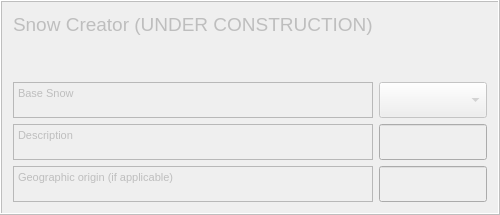
    <widget class="QFrame" name="framet">
     <property name="enabled">
      <bool>false</bool>
     </property>
     <property name="sizePolicy">
      <sizepolicy hsizetype="Preferred" vsizetype="Preferred">
       <horstretch>0</horstretch>
       <verstretch>0</verstretch>
      </sizepolicy>
     </property>
     <property name="maximumSize">
      <size>
       <width>5000</width>
       <height>16777215</height>
      </size>
     </property>
     <property name="frameShape">
      <enum>QFrame::Box</enum>
     </property>
     <property name="frameShadow">
      <enum>QFrame::Raised</enum>
     </property>
     <layout class="QGridLayout" name="gridLayout_2">
      <item row="4" column="1">
       <widget class="QgsFilterLineEdit" name="textEditOrig">
        <property name="sizePolicy">
         <sizepolicy hsizetype="Preferred" vsizetype="Preferred">
          <horstretch>0</horstretch>
          <verstretch>0</verstretch>
         </sizepolicy>
        </property>
        <property name="maximumSize">
         <size>
          <width>16777215</width>
          <height>36</height>
         </size>
        </property>
        <property name="qgisRelation" stdset="0">
         <string notr="true"/>
        </property>
       </widget>
      </item>
      <item row="3" column="0">
       <widget class="QTextBrowser" name="textBrowserDesc">
        <property name="sizePolicy">
         <sizepolicy hsizetype="Preferred" vsizetype="Preferred">
          <horstretch>0</horstretch>
          <verstretch>0</verstretch>
         </sizepolicy>
        </property>
        <property name="maximumSize">
         <size>
          <width>500</width>
          <height>36</height>
         </size>
        </property>
        <property name="html">
         <string>&lt;!DOCTYPE HTML PUBLIC &quot;-//W3C//DTD HTML 4.0//EN&quot; &quot;http://www.w3.org/TR/REC-html40/strict.dtd&quot;&gt;
&lt;html&gt;&lt;head&gt;&lt;meta name=&quot;qrichtext&quot; content=&quot;1&quot; /&gt;&lt;style type=&quot;text/css&quot;&gt;
p, li { white-space: pre-wrap; }
&lt;/style&gt;&lt;/head&gt;&lt;body style=&quot; font-family:'MS Shell Dlg 2'; font-size:12pt; font-weight:400; font-style:normal;&quot;&gt;
&lt;p style=&quot; margin-top:0px; margin-bottom:0px; margin-left:0px; margin-right:0px; -qt-block-indent:0; text-indent:0px;&quot;&gt;&lt;span style=&quot; font-size:8pt;&quot;&gt;Description&lt;/span&gt;&lt;/p&gt;&lt;/body&gt;&lt;/html&gt;</string>
        </property>
       </widget>
      </item>
      <item row="0" column="0">
       <widget class="QLabel" name="label_46">
        <property name="text">
         <string>&lt;!DOCTYPE HTML PUBLIC &quot;-//W3C//DTD HTML 4.0//EN&quot; &quot;http://www.w3.org/TR/REC-html40/strict.dtd&quot;&gt;
&lt;html&gt;&lt;head&gt;&lt;meta name=&quot;qrichtext&quot; content=&quot;1&quot; /&gt;&lt;style type=&quot;text/css&quot;&gt;
p, li { white-space: pre-wrap; }
&lt;/style&gt;&lt;/head&gt;&lt;body style=&quot; font-family:'MS Shell Dlg 2'; font-size:12pt; font-weight:400; font-style:normal;&quot;&gt;
&lt;p style=&quot; margin-top:0px; margin-bottom:0px; margin-left:0px; margin-right:0px; -qt-block-indent:0; text-indent:0px;&quot;&gt;&lt;span style=&quot; font-size:14pt;&quot;&gt;Snow Creator (UNDER CONSTRUCTION)&lt;/span&gt;&lt;/p&gt;&lt;/body&gt;&lt;/html&gt;</string>
        </property>
       </widget>
      </item>
      <item row="2" column="0">
       <widget class="QTextBrowser" name="textBrowserBaseAnEm">
        <property name="enabled">
         <bool>false</bool>
        </property>
        <property name="sizePolicy">
         <sizepolicy hsizetype="Preferred" vsizetype="Preferred">
          <horstretch>0</horstretch>
          <verstretch>0</verstretch>
         </sizepolicy>
        </property>
        <property name="maximumSize">
         <size>
          <width>500</width>
          <height>36</height>
         </size>
        </property>
        <property name="html">
         <string>&lt;!DOCTYPE HTML PUBLIC &quot;-//W3C//DTD HTML 4.0//EN&quot; &quot;http://www.w3.org/TR/REC-html40/strict.dtd&quot;&gt;
&lt;html&gt;&lt;head&gt;&lt;meta name=&quot;qrichtext&quot; content=&quot;1&quot; /&gt;&lt;style type=&quot;text/css&quot;&gt;
p, li { white-space: pre-wrap; }
&lt;/style&gt;&lt;/head&gt;&lt;body style=&quot; font-family:'MS Shell Dlg 2'; font-size:12pt; font-weight:400; font-style:normal;&quot;&gt;
&lt;p style=&quot; margin-top:0px; margin-bottom:0px; margin-left:0px; margin-right:0px; -qt-block-indent:0; text-indent:0px;&quot;&gt;&lt;span style=&quot; font-size:8pt;&quot;&gt;Base Snow&lt;/span&gt;&lt;/p&gt;&lt;/body&gt;&lt;/html&gt;</string>
        </property>
       </widget>
      </item>
      <item row="3" column="1">
       <widget class="QgsFilterLineEdit" name="textEditDesc">
        <property name="sizePolicy">
         <sizepolicy hsizetype="Preferred" vsizetype="Preferred">
          <horstretch>0</horstretch>
          <verstretch>0</verstretch>
         </sizepolicy>
        </property>
        <property name="maximumSize">
         <size>
          <width>16777215</width>
          <height>36</height>
         </size>
        </property>
        <property name="inputMethodHints">
         <set>Qt::ImhNone</set>
        </property>
        <property name="qgisRelation" stdset="0">
         <string notr="true"/>
        </property>
       </widget>
      </item>
      <item row="2" column="1">
       <widget class="QComboBox" name="comboBoxBase">
        <property name="sizePolicy">
         <sizepolicy hsizetype="Preferred" vsizetype="Preferred">
          <horstretch>0</horstretch>
          <verstretch>0</verstretch>
         </sizepolicy>
        </property>
        <property name="minimumSize">
         <size>
          <width>0</width>
          <height>36</height>
         </size>
        </property>
        <property name="maximumSize">
         <size>
          <width>500</width>
          <height>36</height>
         </size>
        </property>
       </widget>
      </item>
      <item row="4" column="0">
       <widget class="QTextBrowser" name="textBrowserOrig">
        <property name="sizePolicy">
         <sizepolicy hsizetype="Preferred" vsizetype="Preferred">
          <horstretch>0</horstretch>
          <verstretch>0</verstretch>
         </sizepolicy>
        </property>
        <property name="maximumSize">
         <size>
          <width>500</width>
          <height>36</height>
         </size>
        </property>
        <property name="html">
         <string>&lt;!DOCTYPE HTML PUBLIC &quot;-//W3C//DTD HTML 4.0//EN&quot; &quot;http://www.w3.org/TR/REC-html40/strict.dtd&quot;&gt;
&lt;html&gt;&lt;head&gt;&lt;meta name=&quot;qrichtext&quot; content=&quot;1&quot; /&gt;&lt;style type=&quot;text/css&quot;&gt;
p, li { white-space: pre-wrap; }
&lt;/style&gt;&lt;/head&gt;&lt;body style=&quot; font-family:'MS Shell Dlg 2'; font-size:12pt; font-weight:400; font-style:normal;&quot;&gt;
&lt;p style=&quot; margin-top:0px; margin-bottom:0px; margin-left:0px; margin-right:0px; -qt-block-indent:0; text-indent:0px;&quot;&gt;&lt;span style=&quot; font-size:8pt;&quot;&gt;Geographic origin (if applicable)&lt;/span&gt;&lt;/p&gt;&lt;/body&gt;&lt;/html&gt;</string>
        </property>
       </widget>
      </item>
      <item row="1" column="0">
       <spacer name="verticalSpacer">
        <property name="orientation">
         <enum>Qt::Vertical</enum>
        </property>
        <property name="sizeHint" stdset="0">
         <size>
          <width>20</width>
          <height>40</height>
         </size>
        </property>
       </spacer>
      </item>
     </layout>
    </widget>
